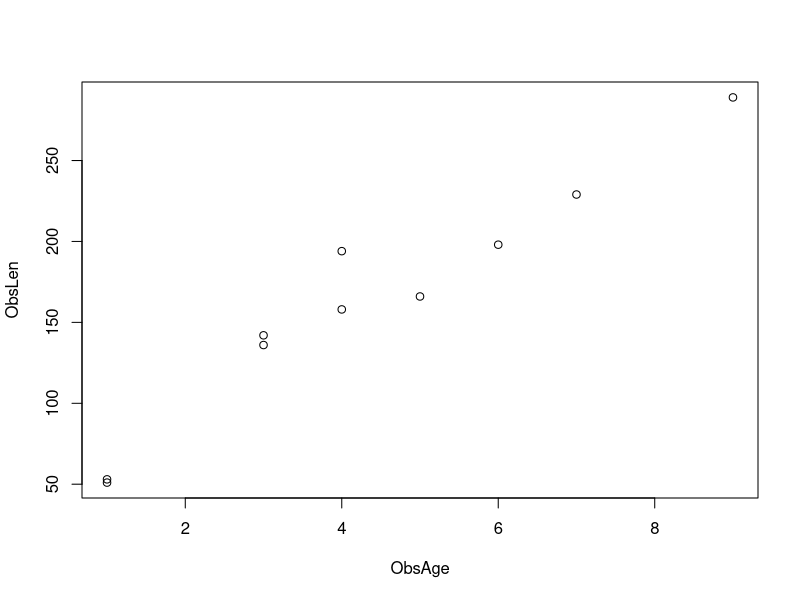
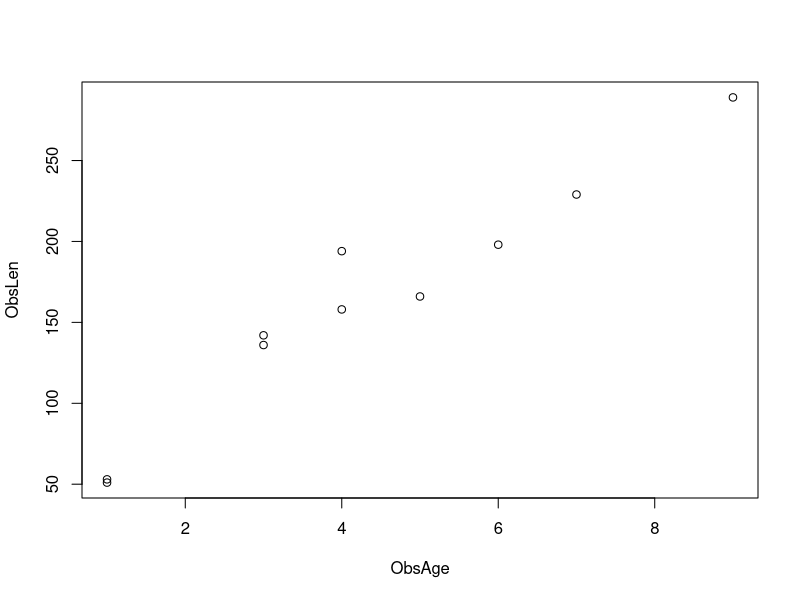
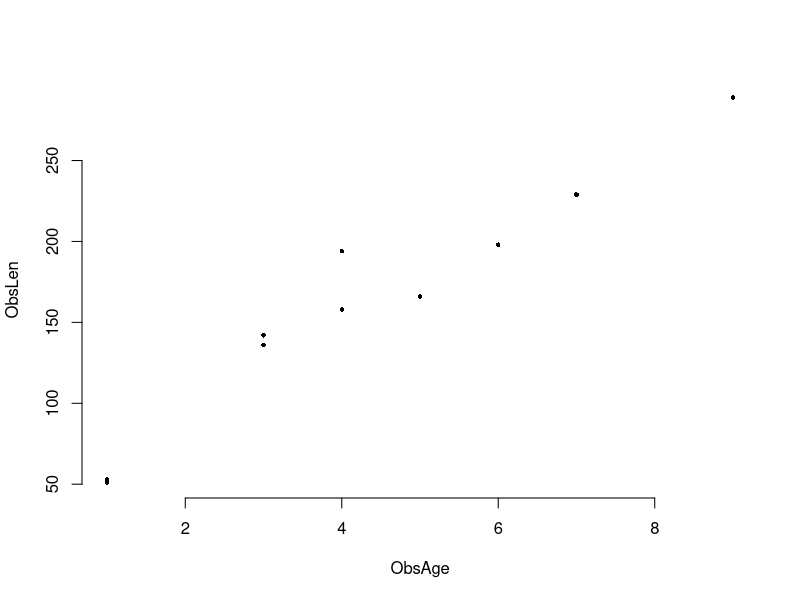
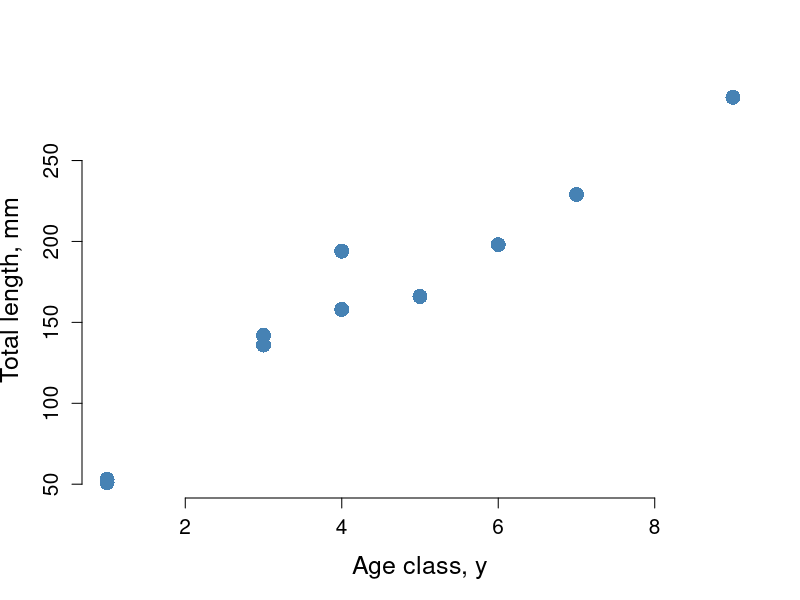
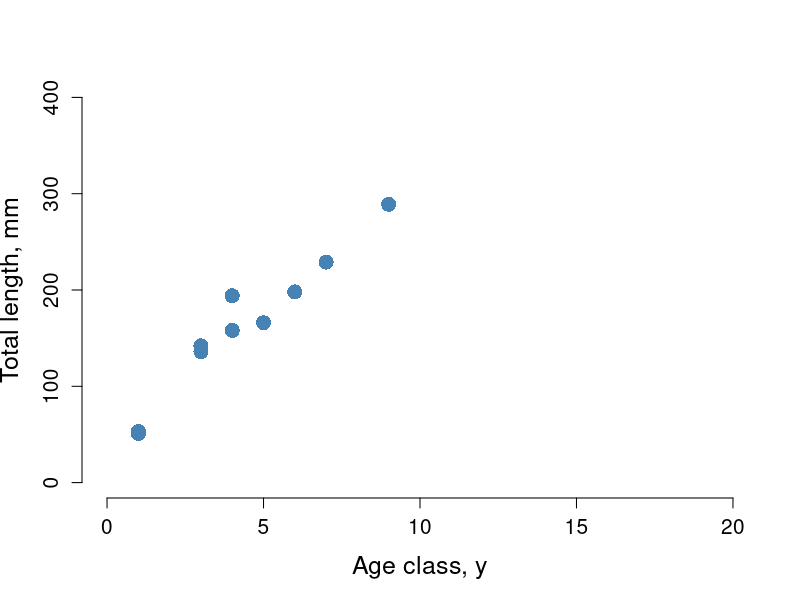
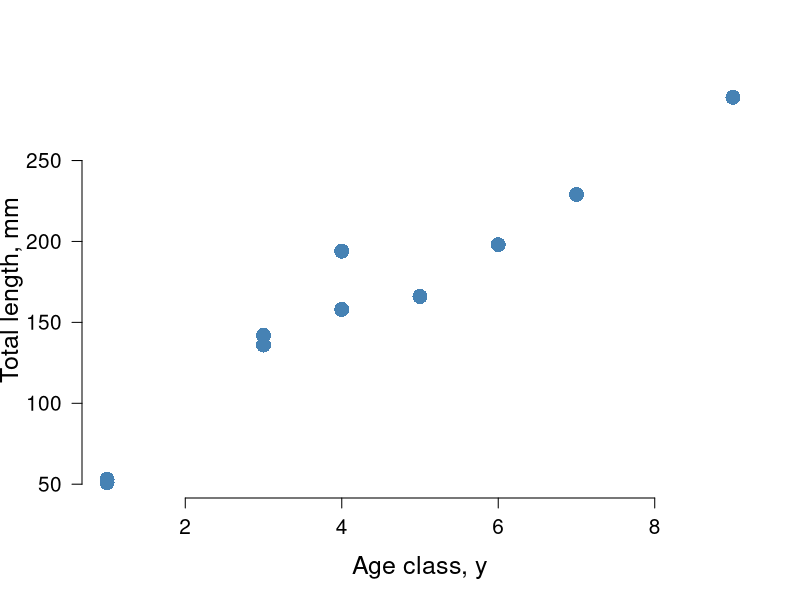
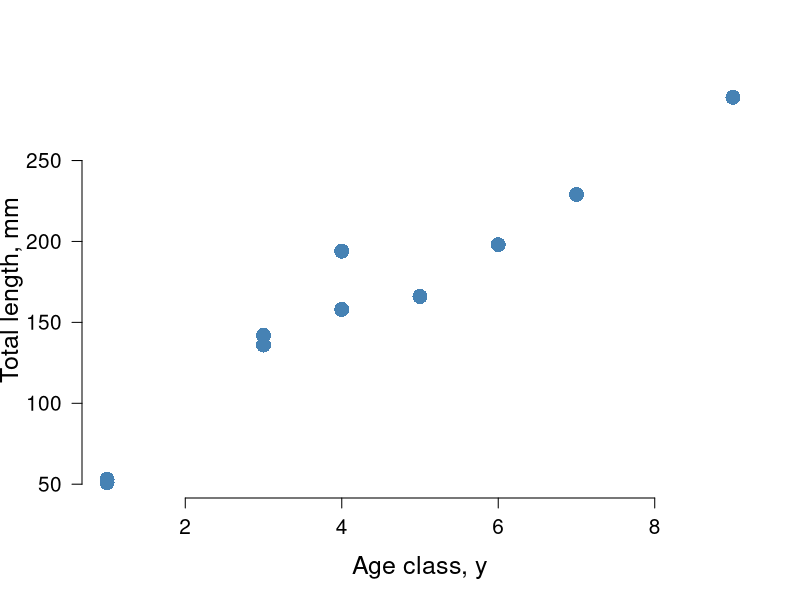
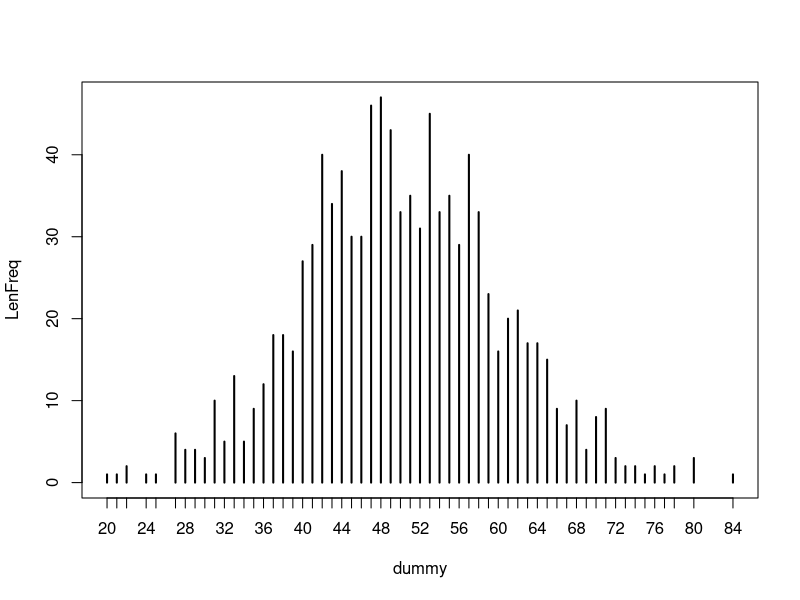

R code for these plots, in order:
## ---- chunk 1
knitr::opts_chunk$set(fig.width = 6,fig.height = 6,
                        echo = TRUE, warning=FALSE,message=FALSE)
## ---- chunk 2
#make sure to start with a clean slate, with no junk in memory 
rm(list=ls())

# Create some vectors
ObsAge <- c(6,1,9,3,7,4,3,5,1,4)
ObsLen <- c(198,53,289,136,229,194,142,166,51,158)
length(ObsAge)==length(ObsLen)      #same length
N_Observations <- length(ObsAge)    #let's store this  
(N_Observations <- length(ObsAge))  #a way to print without printing

plot(x=ObsAge,y=ObsLen)
plot(ObsAge,ObsLen)   #same

#let's improve the plot (use additional arguments, type ?plot)
plot(ObsAge,ObsLen,frame.plot=F,cex=0.6,pch=16)

# what other symbol types are there? type ?pch

# redraw & change axis labels, increase point size, change color
plot(ObsAge, ObsLen, frame.plot=F, cex=2, pch=16, ylab="Total length, mm", xlab="Age class, y",col="steelblue",cex.axis=1.25,cex.lab=1.5)
## ---- chunk 3
# redraw and change the range for the x and y axes
max(ObsLen)
max(ObsAge)
plot(ObsAge, ObsLen, frame.plot=F, cex=2, pch=16, ylab="Total length, mm", xlab="Age class, y",col="steelblue",cex.axis=1.25,cex.lab=1.5,
     xlim=c(0,20), ylim=c(0,400))

#be a bit smarter with axis limits...also change axis orientation
plot(ObsAge, ObsLen, frame.plot=F, cex=2, pch=16, ylab="Total length, mm", xlab="Age class, y",col="steelblue",cex.axis=1.25,cex.lab=1.5,las=1,
     xlim=c(min(ObsAge),max(ObsAge)), ylim=c(min(ObsLen),max(ObsLen)))

#Exercise: try las =0, =1, =2, =3
#          try changing points to lines (hint: search ?par 'type')
#           try changing colors (points, axis, labels etc)

## ---- chunk 4
#Let's create a data frame containing the above age and length data
FishDat <- data.frame(ObsAge, ObsLen)
FishDat

head(FishDat)  #the data frame header
head(FishDat,n=2)
FishDat[1:2,]  #same 

tail(FishDat,n=2)   #the last 2 records

FishDat[,1]  #access columns
FishDat[,"ObsAge"]  #same
FishDat$ObsAge      #same


FishDat[1:10,1]  # first 10 ages in the data set
FishDat$ObsAge[1:10] #same

FishDat <- data.frame(Age=ObsAge, Length=ObsLen) #different names
head(FishDat,3)
colnames(FishDat)=c("ObsAge","ObsLen")  #rename it

N_lengths <- length(FishDat$ObsLen) # how many lengths do we have?
N_lengths
nrow(FishDat)
dim(FishDat)  #data frame dimensions

FishDat$FishNum <- seq(from=1, to=N_lengths, by=1) #add a new column
dim(FishDat)

head(FishDat,3)
FishDat <- FishDat[,c(3,1,2)] #re arrange columns
head(FishDat,3)
FishDat <- FishDat[,c("FishNum","ObsAge","ObsLen")] #same
head(FishDat,3)

RowForFish3 <- which(FishDat$FishNum==3)  #access a specific record
RowForFish3
FishDat$ObsLen[which(FishDat$FishNum==3)]  # get its length
FishDat[RowForFish3,3]                     #same
FishDat$ObsLen[RowForFish3]                #same 

#Let's assume there's an error in the database and we need to fix it
#(better to fix errors in code rather than in original data set)
original=FishDat$ObsLen[RowForFish3]
FishDat[RowForFish3,]
FishDat$ObsLen[RowForFish3]=999
FishDat[RowForFish3,]
FishDat$ObsLen[RowForFish3]=original
FishDat[RowForFish3,]
#plot data using the data frame
plot(FishDat$ObsAge, FishDat$ObsLen, frame.plot=F, cex=2, pch=16, ylab="Total length, mm", xlab="Age class, y",col="steelblue",cex.axis=1.25,cex.lab=1.5,las=1,
     xlim=c(min(ObsAge),max(ObsAge)), ylim=c(min(ObsLen),max(ObsLen)))

## ---- chunk 5
dummy=round(rnorm(1000,50,10)) #first create some dummy length data                       (don't worry about these functions for the moment)
LenFreq <- table(dummy) #create a table of age observations
plot(LenFreq)   # Let's plot it
plot(LenFreq,type="o", pch=16, lwd=0.8,las=1,
     xlab="Length class",ylab="Frequency")   # make it a bit better
barplot(LenFreq,xlab="Length class",ylab="Frequency",las=1) # same

# let's change the colour
barplot(LenFreq,xlab="Length class",ylab="Frequency", col="light blue",las=1)
barplot(LenFreq,xlab="Length class",ylab="Frequency", col=rainbow(length(LenFreq)), las=1)

#create different length categories
sort(unique(dummy))
max(dummy)
Max <- 10*ceiling(max(dummy)/10)
Min <- 10*floor(min(dummy)/10)
LenInterval <- 10  #length interval (every 10 cm)
LenCats <- seq(from=Min, to=Max, by=LenInterval) #length categories

FreqDist <-  table(cut(dummy, breaks=LenCats, right=FALSE))
FreqDist   #type ?cut
#compare to
table(cut(x=dummy, breaks=LenCats))
#it has changed, because the right cut-offs have changed

# To plot, we can use the hist() function
hist(dummy, breaks=LenCats, right=FALSE, col="light blue", main="", xlab="10 mm Length category", ylab="Frequency",las=1)
## ---- chunk 6
# We can use hist() to create the table (set it equal to a new object)
HistData=hist(dummy, breaks=LenCats, right=FALSE, col="light blue", main="", xlab="10 mm Length category", ylab="Frequency",las=1)
HistData$breaks  #can acces the histogram
HistData$counts

#if don't need to plot the histogram
HistData=hist(dummy, breaks=LenCats, right=FALSE, plot=FALSE)

## ---- chunk 7

ObsAge <- c(4,5,3,12,8,17,8,9,8,6,11,12,8,10,11)
ObsAge

ObsLen <- c(524,590,491,702,645,707,680,640,676,665,602,620,672,692,666)
ObsLen

length(ObsAge)
length(ObsLen)

FishDat <- data.frame(ObsAge,ObsLen)
FishDat

max(ObsAge)
max(ObsLen)

plot(FishDat$ObsAge, FishDat$ObsLen,frame.plot=F, cex=0.6, cex.lab=1.2, pch=16,las=1, 
     ylab="Total length, mm", xlab="Age class, y", xlim=c(0,20),ylim=c(0,750))

table(FishDat$ObsAge)

AgeFreq <- table((FishDat$ObsAge))

AgeClasses <- seq(1,17,1)

MaxLen <- 750

LenInterval <- 20

LenCats <- seq(from=460, to=MaxLen, by=LenInterval)
LenCats

FreqDist <-  table(cut(FishDat$ObsLen, breaks=LenCats, right=FALSE))
FreqDist

hist(FishDat$ObsLen, breaks=LenCats, right=FALSE, col="light blue", main="", xlab="20 mm Length category", ylab="Frequency",las=1)

